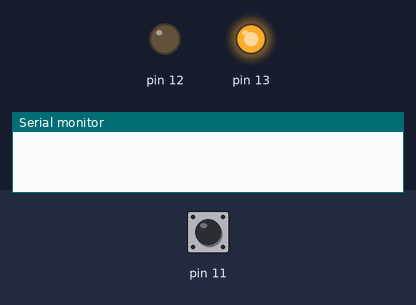
A sketch run on a simulated Arduino Uno, built with avr-gcc and run on an emulated ATmega328P. Parts: output pins drawn as LEDs (lit = HIGH), the last lines printed to the serial monitor. The test bench sets the inputs (shaded band); at power-on: pin 11 LOW.

Above: at 1.2 s.
1.3 s: pin 11 driven HIGH
At 1.83 s:
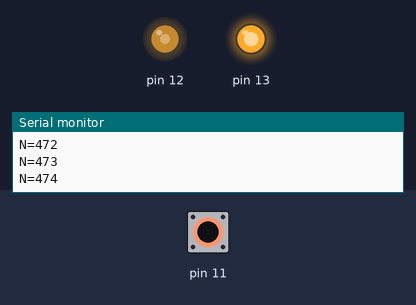
4.3 s: pin 11 pulsed LOW 2 times (0.12 s each, 0.3 s apart)
At 4.63 s:
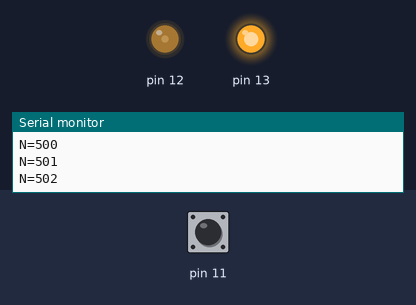
Timing chart, 0 to 13.3 s (numbered marks = the images above; inputs shaded):
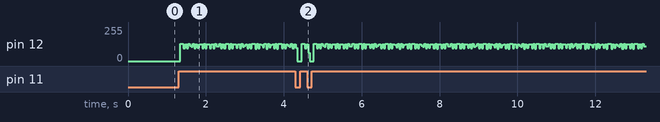

The sketch:

Coil_Winder.ino
```cpp
volatile int N=469;
void setup()
{
 pinMode(13,OUTPUT);
 pinMode(12,OUTPUT);
 pinMode(11,INPUT);
 Serial.begin(9600);

 digitalWrite(13,HIGH);


}


void loop()
{

if (digitalRead(11)==HIGH)
{

  for (int i=0;i<=47;i++)
  {
    digitalWrite(12,HIGH);
    delayMicroseconds(900);
    digitalWrite(12,LOW);
    delayMicroseconds(900);
  }
  N=N+1;
  Serial.print("N=");
  Serial.print(N);
  Serial.print("\n");
  delay(10);


}


}
```
